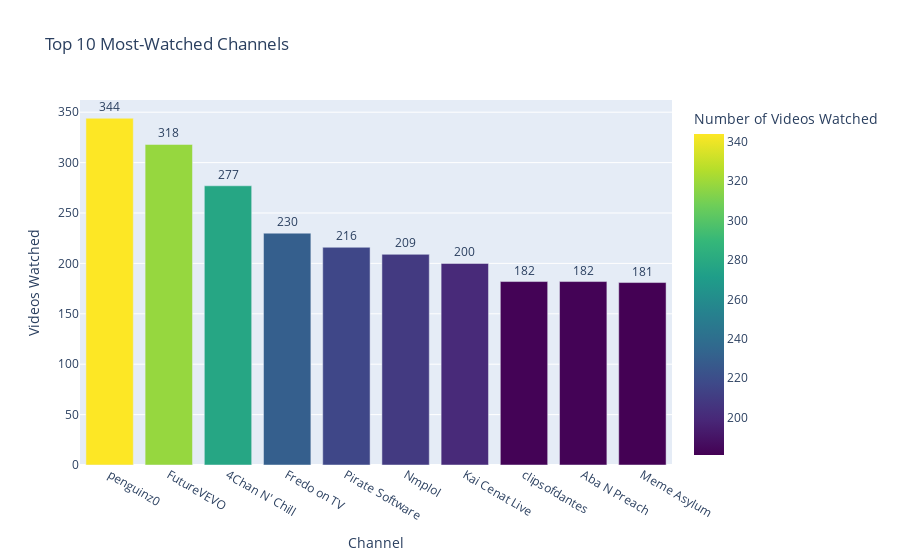

Notebook code cell kept with this figure:
### Markdown cell above
# Most Watched Channels

Constructed a bar chart to determine and showcase the channels I have viewed the most. During this processes I have encountered a problem. There were around 1.5k videos that had been removed since I have watched them. These had corrupted data and were showing up under the same channel name "buradan". So I ignored the videos with that channel name for this graph.

### Code cell
import pandas as pd
import plotly.express as px

file_path = "Data/watch_data_eng.csv"
df = pd.read_csv(file_path)

df['Channel Name'] = df['Channel Name'].str.strip()

df = df[df['Channel Name'] != "buradan"]

top_channels = df['Channel Name'].value_counts().head(10).reset_index()
top_channels.columns = ['Channel Name', 'Videos Watched']

fig = px.bar(top_channels, x='Channel Name', y='Videos Watched', 
             title="Top 10 Most-Watched Channels ",
             text='Videos Watched',
             labels={'Videos Watched': 'Number of Videos Watched', 'Channel Name': 'Channel'},
             color='Videos Watched',  
             color_continuous_scale='Viridis')  

fig.update_traces(textposition='outside')
fig.update_layout(xaxis={'categoryorder': 'total descending'}, yaxis_title='Videos Watched')

fig.show()

### Figure 1 — Plotly figure (JSON) as saved in the notebook; plotly's stock layout.template omitted (floating-point values rounded to 4 significant figures)
{"data": [{"alignmentgroup": "True", "hovertemplate": "Channel=%{x}<br>Number of Videos Watched=%{marker.color}<extra></extra>", "legendgroup": "", "marker": {"color": [344, 318, 277, 230, 216, 209, 200, 182, 182, 181], "coloraxis": "coloraxis", "pattern": {"shape": ""}}, "name": "", "offsetgroup": "", "orientation": "v", "showlegend": false, "text": [344, 318, 277, 230, 216, 209, 200, 182, 182, 181], "textposition": "outside", "type": "bar", "x": ["penguinz0", "FutureVEVO", "4Chan N' Chill", "Fredo on TV", "Pirate Software", "Nmplol", "Kai Cenat Live", "clipsofdantes", "Aba N Preach", "Meme Asylum"], "xaxis": "x", "y": [344, 318, 277, 230, 216, 209, 200, 182, 182, 181], "yaxis": "y"}], "layout": {"barmode": "relative", "coloraxis": {"colorbar": {"title": {"text": "Number of Videos Watched"}}, "colorscale": [[0, "#440154"], [0.1111, "#482878"], [0.2222, "#3e4989"], [0.3333, "#31688e"], [0.4444, "#26828e"], [0.5556, "#1f9e89"], [0.6667, "#35b779"], [0.7778, "#6ece58"], [0.8889, "#b5de2b"], [1, "#fde725"]]}, "legend": {"tracegroupgap": 0}, "title": {"text": "Top 10 Most-Watched Channels "}, "xaxis": {"anchor": "y", "categoryorder": "total descending", "domain": [0, 1], "title": {"text": "Channel"}}, "yaxis": {"anchor": "x", "domain": [0, 1], "title": {"text": "Videos Watched"}}}}
